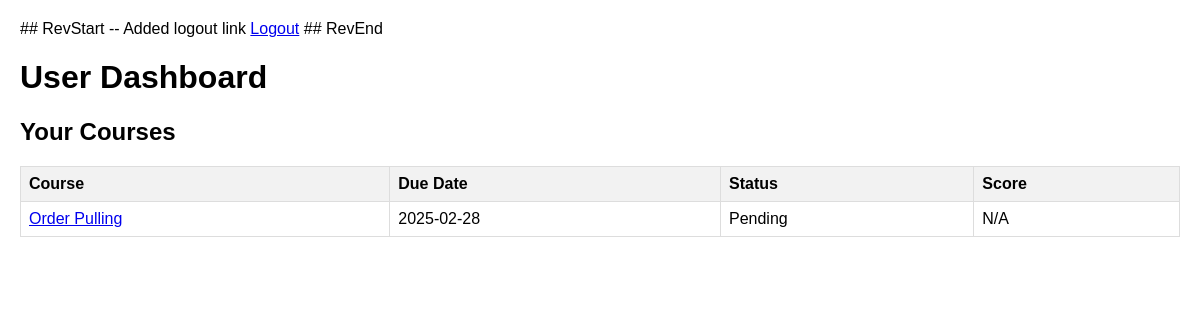
/user_dashboard (signed in), run on an earlier commit of the app's database.
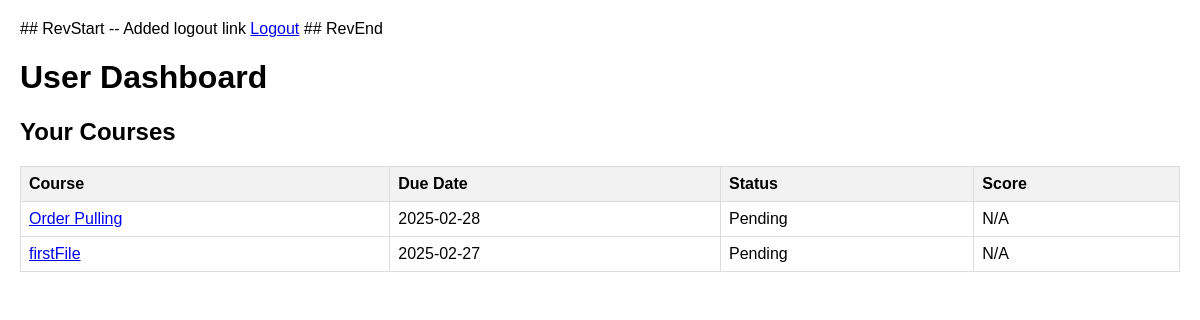
And on a later commit of the database.
### tables this page shows
CREATE TABLE assignments (
        id INTEGER PRIMARY KEY AUTOINCREMENT,
        user_id INTEGER,
        course_id INTEGER,
        due_date TEXT,
        FOREIGN KEY(user_id) REFERENCES users(id),
        FOREIGN KEY(course_id) REFERENCES courses(id)
    );

CREATE TABLE courses (
        id INTEGER PRIMARY KEY AUTOINCREMENT,
        name TEXT NOT NULL,
        filepath TEXT NOT NULL
    );

### app.py (the view)
@app.route('/user_dashboard', methods=['GET', 'POST'])
def user_dashboard():
    if 'user_id' not in session or session.get('is_admin'):
        return redirect(url_for('login'))
    assignments = database.get_assignments(session['user_id'])
    return render_template('user_dashboard.html', assignments=assignments)

### database.py (called while the page is built)
def get_assignments(user_id):
    conn = sqlite3.connect('lmas.db')
    c = conn.cursor()
    c.execute("SELECT courses.name, courses.filepath, assignments.due_date, progress.score, progress.passed \
               FROM assignments \
               LEFT JOIN courses ON assignments.course_id = courses.id \
               LEFT JOIN progress ON assignments.user_id = progress.user_id AND assignments.course_id = progress.course_id \
               WHERE assignments.user_id = ?", (user_id,))
    assignments = c.fetchall()
    conn.close()
    return assignments

### templates/user_dashboard.html
<!DOCTYPE html>
<html>
<head>
    <link rel="stylesheet" href="{{ url_for('static', filename='style.css') }}">
</head>
<body>
    ## RevStart -- Added logout link
    <a href="{{ url_for('logout') }}">Logout</a>
    ## RevEnd
    <h1>User Dashboard</h1>
    <h2>Your Courses</h2>
    <table>
        <tr><th>Course</th><th>Due Date</th><th>Status</th><th>Score</th></tr>
        {% for assignment in assignments %}
            <tr>
                <td><a href="{{ url_for('launch_course', filepath=assignment[1]) }}">{{ assignment[0] }}</a></td>
                <td>{{ assignment[2] }}</td>
                <td>{{ 'Completed' if assignment[4] else 'Pending' }}</td>
                <td>{{ assignment[3] if assignment[3] else 'N/A' }}</td>
            </tr>
        {% endfor %}
    </table>
</body>
</html>

### static/style.css (style rules this page uses)
body { font-family: Arial, sans-serif; margin: 20px; }
table { border-collapse: collapse; width: 100%; }
th, td { border: 1px solid #ddd; padding: 8px; text-align: left; }
th { background-color: #f2f2f2; }

What changed in the data, as far as the page shows it:
added assignments: name "firstFile", due_date "2025-02-27", value "Pending", assignment "N/A"
